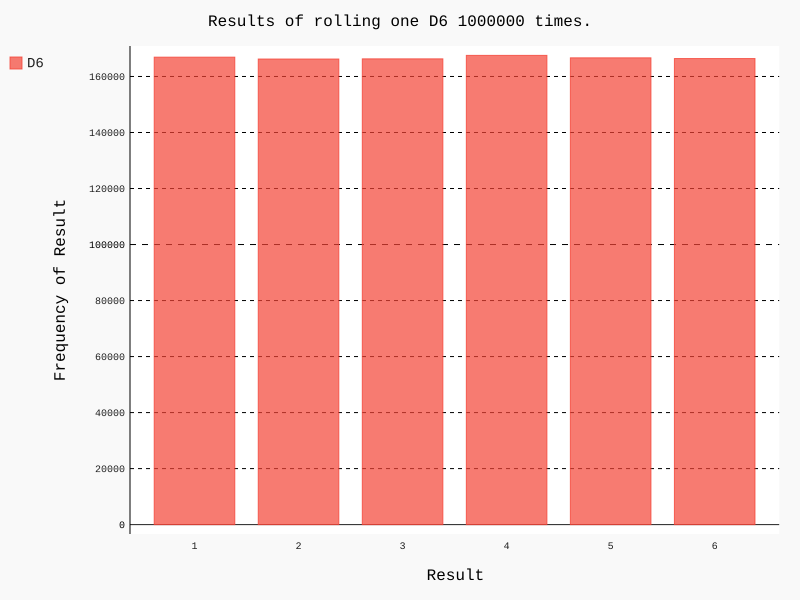

Reproduce this figure in Python.
#!/usr/bin/python
# coding: UTF-8

import pygal
from die import Die

die = Die()

results = []
for roll_num in range(1000000):
    result = die.roll()
    results.append(result)

frequencies = []
for value in range(1, die.num_sides + 1):
    frequency = results.count(value)
    frequencies.append(frequency)

hist = pygal.Bar()

hist.title = "Results of rolling one D6 1000000 times."
hist.x_labels = ['1', '2', '3', '4', '5', '6']
hist.x_title = "Result"
hist.y_title = "Frequency of Result"

hist.add('D6', frequencies)
hist.render_to_file('die_visual.svg')

print(frequencies)
